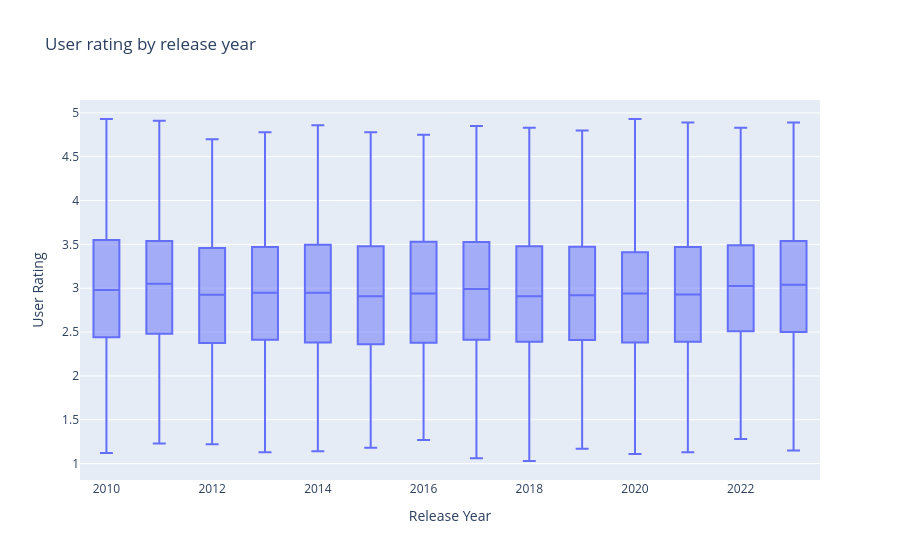

Notebook code cell kept with this figure:
### Code cell
fig = px.box(
    dataset,
    x="Release Year",
    y="User Rating",
    title="User rating by release year"
)

fig.show()

### Figure 1 — Plotly figure (JSON) as saved in the notebook; plotly's stock layout.template omitted (floating-point values rounded to 4 significant figures; data arrays with more than 128 entries replaced by an {"elided": "..."} marker saying what was removed)
{"data": [{"alignmentgroup": "True", "hovertemplate": "Release Year=%{x}<br>User Rating=%{y}<extra></extra>", "legendgroup": "", "marker": {"color": "#636efa"}, "name": "", "notched": false, "offsetgroup": "", "orientation": "v", "showlegend": false, "type": "box", "x": {"elided": "10000 int values"}, "x0": " ", "xaxis": "x", "y": {"elided": "10000 float values"}, "y0": " ", "yaxis": "y"}], "layout": {"boxmode": "group", "legend": {"tracegroupgap": 0}, "title": {"text": "User rating by release year"}, "xaxis": {"anchor": "y", "domain": [0, 1], "title": {"text": "Release Year"}}, "yaxis": {"anchor": "x", "domain": [0, 1], "title": {"text": "User Rating"}}}}
